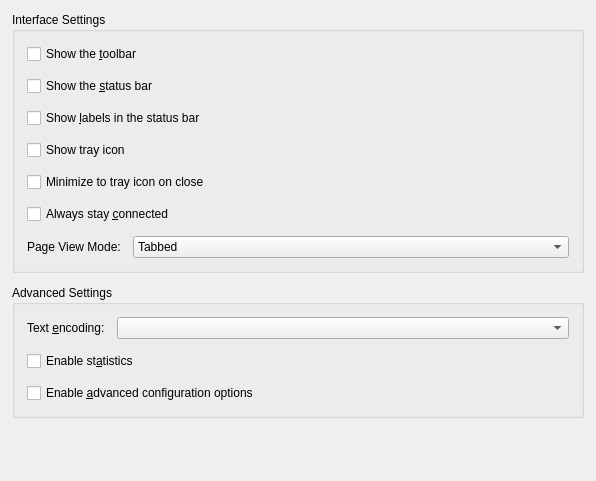
<?xml version="1.0" encoding="UTF-8"?>
<ui version="4.0">
 <class>KMLDonkeyPrefGeneralPage</class>
 <widget class="QWidget" name="KMLDonkeyPrefGeneralPage">
  <property name="geometry">
   <rect>
    <x>0</x>
    <y>0</y>
    <width>582</width>
    <height>481</height>
   </rect>
  </property>
  <property name="sizePolicy">
   <sizepolicy hsizetype="MinimumExpanding" vsizetype="Minimum">
    <horstretch>0</horstretch>
    <verstretch>0</verstretch>
   </sizepolicy>
  </property>
  <property name="windowTitle">
   <string>General Preferences</string>
  </property>
  <layout class="QHBoxLayout" name="horizontalLayout_5">
   <item>
    <layout class="QVBoxLayout" name="verticalLayout_3">
     <item>
      <widget class="QGroupBox" name="groupBox1">
       <property name="title">
        <string>Interface Settings</string>
       </property>
       <layout class="QVBoxLayout" name="verticalLayout_4">
        <item>
         <widget class="QCheckBox" name="showToolbarCheckbox">
          <property name="text">
           <string>Show the &amp;toolbar</string>
          </property>
         </widget>
        </item>
        <item>
         <widget class="QCheckBox" name="showStatusbarCheckbox">
          <property name="text">
           <string>Show the &amp;status bar</string>
          </property>
         </widget>
        </item>
        <item>
         <widget class="QCheckBox" name="statusbarLabelsCheckbox">
          <property name="text">
           <string>Show &amp;labels in the status bar</string>
          </property>
         </widget>
        </item>
        <item>
         <widget class="QCheckBox" name="showTrayiconCheckBox">
          <property name="text">
           <string>Show tray icon</string>
          </property>
         </widget>
        </item>
        <item>
         <widget class="QCheckBox" name="showTrayOnCloseCheckBox">
          <property name="text">
           <string>Minimize to tray icon on close</string>
          </property>
         </widget>
        </item>
        <item>
         <widget class="QCheckBox" name="persistentReconnectCheckbox">
          <property name="toolTip">
           <string>If connection to the core fails or is lost, should KMLDonkey keep trying to reestablish contact until it succeeds?</string>
          </property>
          <property name="text">
           <string>Always stay &amp;connected</string>
          </property>
         </widget>
        </item>
        <item>
         <layout class="QHBoxLayout" name="horizontalLayout_3">
          <item>
           <widget class="QLabel" name="label">
            <property name="text">
             <string>Page View Mode:</string>
            </property>
            <property name="buddy">
             <cstring>pageViewModeComboBox</cstring>
            </property>
           </widget>
          </item>
          <item>
           <widget class="QComboBox" name="pageViewModeComboBox">
            <property name="sizePolicy">
             <sizepolicy hsizetype="Expanding" vsizetype="Fixed">
              <horstretch>0</horstretch>
              <verstretch>0</verstretch>
             </sizepolicy>
            </property>
            <property name="currentIndex">
             <number>2</number>
            </property>
            <item>
             <property name="text">
              <string>List</string>
             </property>
            </item>
            <item>
             <property name="text">
              <string>Tree</string>
             </property>
            </item>
            <item>
             <property name="text">
              <string>Tabbed</string>
             </property>
            </item>
           </widget>
          </item>
         </layout>
        </item>
       </layout>
       <zorder></zorder>
       <zorder>showToolbarCheckbox</zorder>
       <zorder>showStatusbarCheckbox</zorder>
       <zorder>statusbarLabelsCheckbox</zorder>
       <zorder>showTrayiconCheckBox</zorder>
       <zorder>showTrayOnCloseCheckBox</zorder>
       <zorder>persistentReconnectCheckbox</zorder>
       <zorder></zorder>
      </widget>
     </item>
     <item>
      <widget class="QGroupBox" name="groupBox2">
       <property name="title">
        <string>Advanced Settings</string>
       </property>
       <layout class="QVBoxLayout" name="verticalLayout_2">
        <item>
         <layout class="QHBoxLayout" name="horizontalLayout">
          <item>
           <widget class="QLabel" name="encodingLabel">
            <property name="sizePolicy">
             <sizepolicy hsizetype="Fixed" vsizetype="Preferred">
              <horstretch>0</horstretch>
              <verstretch>0</verstretch>
             </sizepolicy>
            </property>
            <property name="text">
             <string>Text &amp;encoding:</string>
            </property>
            <property name="wordWrap">
             <bool>false</bool>
            </property>
            <property name="buddy">
             <cstring>encodingSelector</cstring>
            </property>
           </widget>
          </item>
          <item>
           <widget class="KComboBox" name="encodingSelector">
            <property name="toolTip">
             <string>The character set to use to decode the strings sent by the core.</string>
            </property>
            <property name="whatsThis">
             <string>&lt;p&gt;Although MLDonkey does not understand about character encodings, you may well encounter text on the Donkey network that has been encoded in various national character sets. While you should, in general, use the ISO 8859-1 encoding - the de-facto network standard - you can choose a different character encoding here if you expect most of the text you encounter to be encoded in a certain national character set.&lt;/p&gt;
&lt;p&gt;&lt;b&gt;Note:&lt;/b&gt; Changing this causes KMLDonkey to reconnect to the core. Changing it to something incompatible with the ISO 8859-1 character set &lt;em&gt;may&lt;/em&gt; cause unpredictable behavior.&lt;/p&gt;
</string>
            </property>
           </widget>
          </item>
         </layout>
        </item>
        <item>
         <widget class="QCheckBox" name="enableStatsCheckbox">
          <property name="toolTip">
           <string>Enable the statistics page</string>
          </property>
          <property name="text">
           <string>Enable st&amp;atistics</string>
          </property>
         </widget>
        </item>
        <item>
         <widget class="QCheckBox" name="advancedConfigCheckbox">
          <property name="toolTip">
           <string>Enable the advanced MLDonkey configuration dialog that lets you configure more MLDonkey options.</string>
          </property>
          <property name="text">
           <string>Enable &amp;advanced configuration options</string>
          </property>
         </widget>
        </item>
       </layout>
      </widget>
     </item>
     <item>
      <spacer>
       <property name="orientation">
        <enum>Qt::Vertical</enum>
       </property>
       <property name="sizeType">
        <enum>QSizePolicy::Expanding</enum>
       </property>
       <property name="sizeHint" stdset="0">
        <size>
         <width>572</width>
         <height>51</height>
        </size>
       </property>
      </spacer>
     </item>
    </layout>
   </item>
  </layout>
 </widget>
 <layoutdefault spacing="12" margin="12"/>
 <pixmapfunction>qPixmapFromMimeSource</pixmapfunction>
 <customwidgets>
  <customwidget>
   <class>KComboBox</class>
   <extends>QComboBox</extends>
   <header>kcombobox.h</header>
  </customwidget>
 </customwidgets>
 <tabstops>
  <tabstop>pageViewModeComboBox</tabstop>
  <tabstop>encodingSelector</tabstop>
 </tabstops>
 <includes>
  <include location="local">kcombobox.h</include>
 </includes>
 <resources/>
 <connections/>
</ui>
